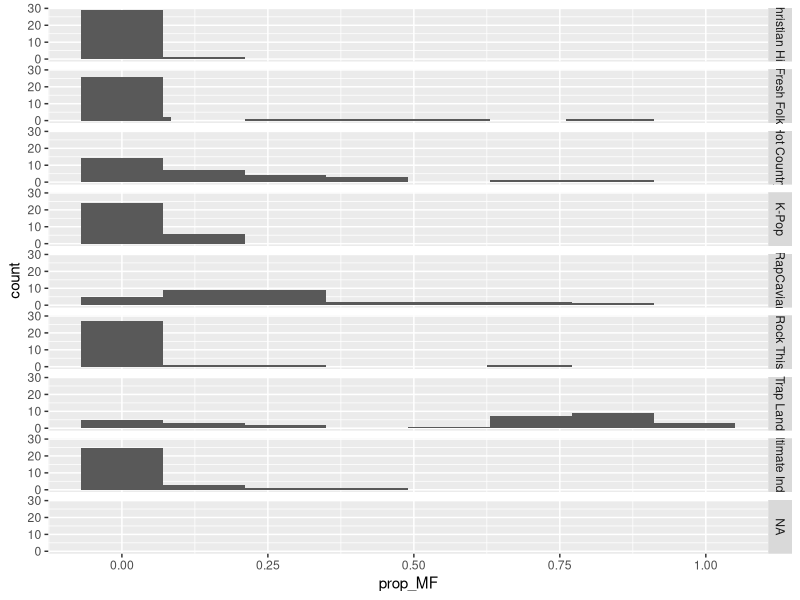

This figure's R source: (Note: this script raises an error after producing the figure.)
## ---- chunk 1
knitr::opts_chunk$set(echo = TRUE)
## ---- chunk 2
library(ggplot2)
library(dplyr)
library(readr)
library(tidyr)
## ---- chunk 3
music_df <- read_csv("Gender in Music Data.csv")

## ---- chunk 4
music_df$prop_MF <- (music_df$`Man talking Women`)/(music_df$`Total Number of Lines`)

music_df$prop_MNF <- (music_df$`Man not talking Women`)/(music_df$`Total Number of Lines`)

music_df$prop_FM <- (music_df$`Women talking man`)/(music_df$`Total Number of Lines`)

music_df$prop_FNM <- (music_df$`Women not talking Man`)/(music_df$`Total Number of Lines`)

music_df$prop_RGN <- (music_df$`Romantic G Neutral`)/(music_df$`Total Number of Lines`)

music_df$prop_SGN <- (music_df$`Sexual G neutral`)/(music_df$`Total Number of Lines`)

colnames(music_df)

## ---- chunk 5
music100_df <- filter(music_df, !is.na(music_df$`Location in Top 100`))

View(music100_df)
## ---- chunk 6
ggplot(music_df, aes(x = prop_MF)) +
  geom_histogram() +
  facet_grid(genre ~.) + 
  stat_bin(bins = 8)
## ---- chunk 7
lmusic_df <- music_df

lmusic_df$`Man not talking Women` <- NULL
lmusic_df$`Man talking Women`<- NULL
lmusic_df$`Women not talking Man` <- NULL
lmusic_df$`Women talking man` <- NULL
lmusic_df$`Romantic G Neutral` <- NULL
lmusic_df$`Sexual G neutral` <- NULL

lmusic_df$prop_1 <- lmusic_df$prop_MF
lmusic_df$prop_2 <- lmusic_df$prop_FM
lmusic_df$prop_3 <- lmusic_df$prop_FNM
lmusic_df$prop_4 <- lmusic_df$prop_MNF
lmusic_df$prop_5 <- lmusic_df$prop_RGN
lmusic_df$prop_6 <- lmusic_df$prop_SGN

lmusic_df$prop_MF <- NULL
lmusic_df$prop_FM <- NULL
lmusic_df$prop_FNM <- NULL
lmusic_df$prop_MNF <- NULL
lmusic_df$prop_RGN <- NULL
lmusic_df$prop_SGN <- NULL

colnames(lmusic_df)
## ---- chunk 8
# The arguments to gather():
# - data: Data object
# - key: Name of new key column (made from names of data columns)
# - value: Name of new value column
# - ...: Names of source columns that contain values
# - factor_key: Treat the new key column as a factor (instead of character vector)
data_long <- gather(lmusic_df, prop, prop_values, prop_1:prop_6, factor_key=TRUE)
data_long

data_long$prop <- factor(data_long$prop, levels = c("prop_1", "prop_2", "prop_3", "prop_4", "prop_5", "prop_6"), labels = c("prop_MF", "prop_MNF", "prop_FM", "prop_FNM", "prop_RGN", "prop_SGN") )


## ---- chunk 9
colnames(music_df)
## ---- chunk 10
theme_set(theme_bw())

ggplot(d, aes(Hours, Percentage)) +
  geom_bar(stat = "identity") +
  facet_wrap(~Task)


